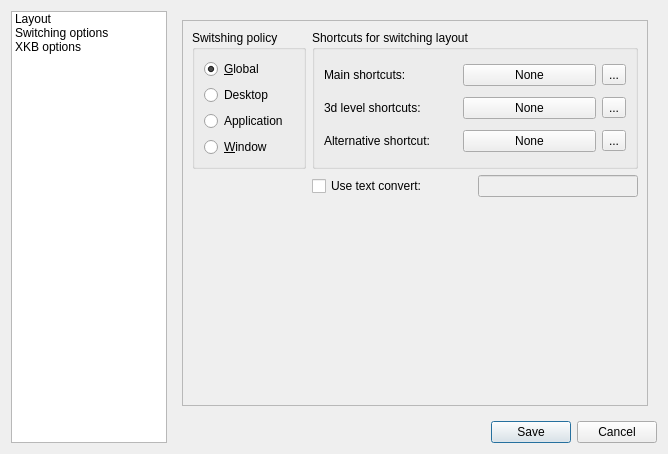
<?xml version="1.0" encoding="UTF-8"?>
<ui version="4.0">
 <class>Form</class>
 <widget class="QWidget" name="Form">
  <property name="geometry">
   <rect>
    <x>0</x>
    <y>0</y>
    <width>668</width>
    <height>454</height>
   </rect>
  </property>
  <property name="windowTitle">
   <string>Antico XKB</string>
  </property>
  <layout class="QHBoxLayout" name="horizontalLayout">
   <item>
    <widget class="QListWidget" name="listWidget">
     <property name="minimumSize">
      <size>
       <width>140</width>
       <height>0</height>
      </size>
     </property>
     <item>
      <property name="text">
       <string>Layout</string>
      </property>
     </item>
     <item>
      <property name="text">
       <string>Switching options</string>
      </property>
     </item>
     <item>
      <property name="text">
       <string>XKB options</string>
      </property>
     </item>
    </widget>
   </item>
   <item>
    <layout class="QVBoxLayout" name="verticalLayout_6">
     <item>
      <widget class="QStackedWidget" name="stackedWidget">
       <property name="currentIndex">
        <number>1</number>
       </property>
       <widget class="QWidget" name="page">
        <layout class="QVBoxLayout" name="verticalLayout">
         <item>
          <widget class="QGroupBox" name="groupBox_2">
           <property name="title">
            <string/>
           </property>
           <property name="checkable">
            <bool>false</bool>
           </property>
           <layout class="QHBoxLayout" name="horizontalLayout_2">
            <item>
             <widget class="QRadioButton" name="radioButton">
              <property name="toolTip">
               <string>Antico will configure layouts and start layout indicator</string>
              </property>
              <property name="text">
               <string>&amp;Enable keyboard layouts</string>
              </property>
             </widget>
            </item>
            <item>
             <widget class="QRadioButton" name="radioButton_2">
              <property name="toolTip">
               <string>Antico will start indicator but will use existing layout configuration</string>
              </property>
              <property name="text">
               <string>Indicator only</string>
              </property>
             </widget>
            </item>
            <item>
             <widget class="QRadioButton" name="radioButton_3">
              <property name="toolTip">
               <string>Antico will not configure or show keyboard layouts</string>
              </property>
              <property name="text">
               <string>Disable keyboard layouts</string>
              </property>
              <property name="checked">
               <bool>true</bool>
              </property>
             </widget>
            </item>
           </layout>
          </widget>
         </item>
         <item>
          <widget class="QGroupBox" name="grpIndicatorOptions">
           <property name="title">
            <string>Indicator Options</string>
           </property>
           <layout class="QHBoxLayout" name="_2">
            <property name="topMargin">
             <number>0</number>
            </property>
            <property name="bottomMargin">
             <number>0</number>
            </property>
            <item>
             <widget class="QCheckBox" name="chkShowFlag">
              <property name="whatsThis">
               <string>Shows country flag on background of layout name in tray icon</string>
              </property>
              <property name="text">
               <string>Show country flag</string>
              </property>
              <property name="checked">
               <bool>true</bool>
              </property>
             </widget>
            </item>
            <item>
             <widget class="QCheckBox" name="chkShowSingle">
              <property name="text">
               <string>Show indicator for single layout</string>
              </property>
             </widget>
            </item>
           </layout>
          </widget>
         </item>
         <item>
          <widget class="QGroupBox" name="grpLayouts">
           <property name="whatsThis">
            <string>&lt;h1&gt;Keyboard Layout&lt;/h1&gt; Here you can choose your keyboard layout and model. The 'model' refers to the type of keyboard that is connected to your computer, while the keyboard layout defines &quot;which key does what&quot; and may be different for different countries.</string>
           </property>
           <property name="title">
            <string/>
           </property>
           <layout class="QGridLayout" name="_3">
            <property name="topMargin">
             <number>0</number>
            </property>
            <property name="bottomMargin">
             <number>0</number>
            </property>
            <item row="0" column="0">
             <widget class="QLabel" name="label_4">
              <property name="sizePolicy">
               <sizepolicy hsizetype="Preferred" vsizetype="Preferred">
                <horstretch>1</horstretch>
                <verstretch>0</verstretch>
               </sizepolicy>
              </property>
              <property name="text">
               <string>Keyboard &amp;model:</string>
              </property>
              <property name="buddy">
               <cstring>comboModel</cstring>
              </property>
             </widget>
            </item>
            <item row="0" column="1">
             <widget class="QComboBox" name="comboModel">
              <property name="sizePolicy">
               <sizepolicy hsizetype="Expanding" vsizetype="Fixed">
                <horstretch>2</horstretch>
                <verstretch>0</verstretch>
               </sizepolicy>
              </property>
              <property name="whatsThis">
               <string>Here you can choose a keyboard model. This setting is independent of your keyboard layout and refers to the &quot;hardware&quot; model, i.e. the way your keyboard is manufactured. Modern keyboards that come with your computer usually have two extra keys and are referred to as &quot;104-key&quot; models, which is probably what you want if you do not know what kind of keyboard you have.
</string>
              </property>
             </widget>
            </item>
            <item row="1" column="0">
             <layout class="QHBoxLayout" name="_4">
              <item>
               <widget class="QLabel" name="textLabel1_4">
                <property name="sizePolicy">
                 <sizepolicy hsizetype="Preferred" vsizetype="Preferred">
                  <horstretch>1</horstretch>
                  <verstretch>0</verstretch>
                 </sizepolicy>
                </property>
                <property name="text">
                 <string>Available layouts:</string>
                </property>
                <property name="buddy">
                 <cstring>srcTableView</cstring>
                </property>
               </widget>
              </item>
              <item>
               <widget class="QToolButton" name="btnRemove">
                <property name="text">
                 <string>...</string>
                </property>
               </widget>
              </item>
             </layout>
            </item>
            <item row="1" column="1">
             <layout class="QHBoxLayout" name="_5">
              <property name="spacing">
               <number>0</number>
              </property>
              <item>
               <widget class="QToolButton" name="btnAdd">
                <property name="text">
                 <string>...</string>
                </property>
               </widget>
              </item>
              <item>
               <widget class="QLabel" name="textLabel1_4_2">
                <property name="sizePolicy">
                 <sizepolicy hsizetype="MinimumExpanding" vsizetype="Preferred">
                  <horstretch>3</horstretch>
                  <verstretch>0</verstretch>
                 </sizepolicy>
                </property>
                <property name="text">
                 <string>Active layouts:</string>
                </property>
                <property name="alignment">
                 <set>Qt::AlignCenter</set>
                </property>
                <property name="buddy">
                 <cstring>dstTableView</cstring>
                </property>
               </widget>
              </item>
             </layout>
            </item>
            <item row="2" column="0">
             <widget class="QTreeView" name="srcTableView">
              <property name="sizePolicy">
               <sizepolicy hsizetype="Expanding" vsizetype="Expanding">
                <horstretch>1</horstretch>
                <verstretch>0</verstretch>
               </sizepolicy>
              </property>
              <property name="selectionMode">
               <enum>QAbstractItemView::SingleSelection</enum>
              </property>
              <property name="selectionBehavior">
               <enum>QAbstractItemView::SelectRows</enum>
              </property>
             </widget>
            </item>
            <item row="2" column="1">
             <layout class="QHBoxLayout" name="_6">
              <property name="spacing">
               <number>0</number>
              </property>
              <item>
               <widget class="QTreeView" name="dstTableView">
                <property name="sizePolicy">
                 <sizepolicy hsizetype="Expanding" vsizetype="Expanding">
                  <horstretch>0</horstretch>
                  <verstretch>0</verstretch>
                 </sizepolicy>
                </property>
                <property name="selectionMode">
                 <enum>QAbstractItemView::SingleSelection</enum>
                </property>
                <property name="selectionBehavior">
                 <enum>QAbstractItemView::SelectRows</enum>
                </property>
                <property name="wordWrap">
                 <bool>false</bool>
                </property>
               </widget>
              </item>
              <item>
               <layout class="QVBoxLayout" name="_7">
                <item>
                 <widget class="QToolButton" name="btnUp">
                  <property name="text">
                   <string>...</string>
                  </property>
                 </widget>
                </item>
                <item>
                 <spacer>
                  <property name="orientation">
                   <enum>Qt::Vertical</enum>
                  </property>
                  <property name="sizeHint" stdset="0">
                   <size>
                    <width>20</width>
                    <height>40</height>
                   </size>
                  </property>
                 </spacer>
                </item>
                <item>
                 <widget class="QToolButton" name="btnDown">
                  <property name="text">
                   <string>...</string>
                  </property>
                 </widget>
                </item>
               </layout>
              </item>
             </layout>
            </item>
            <item row="3" column="0" colspan="2">
             <layout class="QHBoxLayout" name="_8">
              <item>
               <widget class="QLabel" name="textLabel1">
                <property name="text">
                 <string>Layout variant:</string>
                </property>
                <property name="buddy">
                 <cstring>comboVariant</cstring>
                </property>
               </widget>
              </item>
              <item>
               <widget class="QComboBox" name="comboVariant">
                <property name="sizePolicy">
                 <sizepolicy hsizetype="Expanding" vsizetype="Fixed">
                  <horstretch>0</horstretch>
                  <verstretch>0</verstretch>
                 </sizepolicy>
                </property>
                <property name="whatsThis">
                 <string>Here you can choose a variant of selected keyboard layout. Layout variants usually represent different key maps for the same language. For example, Ukrainian layout might have four variants: basic, winkeys (as in Windows), typewriter (as in typewriters) and phonetic (each Ukrainian letter is placed on a transliterated latin one).
</string>
                </property>
               </widget>
              </item>
              <item>
               <widget class="QLabel" name="textLabel1_6">
                <property name="text">
                 <string>Label:</string>
                </property>
                <property name="buddy">
                 <cstring>editDisplayName</cstring>
                </property>
               </widget>
              </item>
              <item>
               <widget class="QLineEdit" name="editDisplayName">
                <property name="maxLength">
                 <number>3</number>
                </property>
               </widget>
              </item>
             </layout>
            </item>
            <item row="4" column="0">
             <widget class="QLabel" name="textLabel1_3">
              <property name="sizePolicy">
               <sizepolicy hsizetype="Preferred" vsizetype="Preferred">
                <horstretch>1</horstretch>
                <verstretch>0</verstretch>
               </sizepolicy>
              </property>
              <property name="text">
               <string>Command:</string>
              </property>
              <property name="buddy">
               <cstring>editCmdLine</cstring>
              </property>
             </widget>
            </item>
            <item row="4" column="1">
             <widget class="QLineEdit" name="editCmdLine">
              <property name="sizePolicy">
               <sizepolicy hsizetype="Expanding" vsizetype="Fixed">
                <horstretch>2</horstretch>
                <verstretch>0</verstretch>
               </sizepolicy>
              </property>
              <property name="whatsThis">
               <string>This is the command which will be executed to initialize configured layouts.</string>
              </property>
              <property name="readOnly">
               <bool>true</bool>
              </property>
             </widget>
            </item>
           </layout>
          </widget>
         </item>
        </layout>
       </widget>
       <widget class="QWidget" name="page_2">
        <layout class="QVBoxLayout" name="verticalLayout_2">
         <item>
          <widget class="QFrame" name="optionsFrame">
           <property name="frameShape">
            <enum>QFrame::StyledPanel</enum>
           </property>
           <property name="frameShadow">
            <enum>QFrame::Raised</enum>
           </property>
           <property name="lineWidth">
            <number>0</number>
           </property>
           <layout class="QGridLayout" name="_9">
            <item row="0" column="1">
             <widget class="QGroupBox" name="groupBox">
              <property name="title">
               <string>Shortcuts for switching layout</string>
              </property>
              <layout class="QGridLayout" name="_11">
               <item row="0" column="0">
                <widget class="QLabel" name="label">
                 <property name="text">
                  <string>Main shortcuts:</string>
                 </property>
                 <property name="buddy">
                  <cstring>btnXkbShortcut</cstring>
                 </property>
                </widget>
               </item>
               <item row="0" column="1">
                <widget class="QPushButton" name="btnXkbShortcut">
                 <property name="whatsThis">
                  <string>This is a shortcut for switching layouts which is handled by X.org. It allows modifier-only shortcuts.</string>
                 </property>
                 <property name="text">
                  <string>None</string>
                 </property>
                </widget>
               </item>
               <item row="0" column="2">
                <widget class="QToolButton" name="xkbClearButton">
                 <property name="text">
                  <string>...</string>
                 </property>
                </widget>
               </item>
               <item row="1" column="0">
                <widget class="QLabel" name="label_3">
                 <property name="text">
                  <string>3d level shortcuts:</string>
                 </property>
                 <property name="buddy">
                  <cstring>btnXkbShortcut3d</cstring>
                 </property>
                </widget>
               </item>
               <item row="1" column="1">
                <widget class="QPushButton" name="btnXkbShortcut3d">
                 <property name="whatsThis">
                  <string>This is a shortcut for switching to a third level of the active layout (if it has one) which is handled by X.org. It allows modifier-only shortcuts.</string>
                 </property>
                 <property name="text">
                  <string>None</string>
                 </property>
                </widget>
               </item>
               <item row="1" column="2">
                <widget class="QToolButton" name="xkb3dClearButton">
                 <property name="text">
                  <string>...</string>
                 </property>
                </widget>
               </item>
               <item row="2" column="0">
                <widget class="QLabel" name="label_2">
                 <property name="text">
                  <string>Alternative shortcut:</string>
                 </property>
                </widget>
               </item>
               <item row="2" column="1">
                <widget class="QPushButton" name="btnXkbShortcutAlt">
                 <property name="text">
                  <string>None</string>
                 </property>
                </widget>
               </item>
               <item row="2" column="2">
                <widget class="QToolButton" name="xkbAltClearButton">
                 <property name="text">
                  <string>...</string>
                 </property>
                </widget>
               </item>
              </layout>
             </widget>
            </item>
            <item row="0" column="0">
             <widget class="QGroupBox" name="groupBox_3">
              <property name="enabled">
               <bool>true</bool>
              </property>
              <property name="title">
               <string>Switshing policy</string>
              </property>
              <layout class="QVBoxLayout" name="verticalLayout_4">
               <item>
                <widget class="QRadioButton" name="rdBtnSwitchGlobal">
                 <property name="text">
                  <string>&amp;Global</string>
                 </property>
                 <property name="checked">
                  <bool>true</bool>
                 </property>
                </widget>
               </item>
               <item>
                <widget class="QRadioButton" name="rdBtnSwitchPerDesktop">
                 <property name="text">
                  <string>Desktop</string>
                 </property>
                </widget>
               </item>
               <item>
                <widget class="QRadioButton" name="rdBtnSwitchPerApp">
                 <property name="text">
                  <string>Application</string>
                 </property>
                </widget>
               </item>
               <item>
                <widget class="QRadioButton" name="rdBtnSwitchPerWin">
                 <property name="text">
                  <string>&amp;Window</string>
                 </property>
                </widget>
               </item>
              </layout>
              <zorder>rdBtnSwitchGlobal</zorder>
              <zorder>rdBtnSwitchPerApp</zorder>
              <zorder>rdBtnSwitchPerDesktop</zorder>
              <zorder>rdBtnSwitchPerWin</zorder>
             </widget>
            </item>
            <item row="3" column="0">
             <spacer>
              <property name="orientation">
               <enum>Qt::Vertical</enum>
              </property>
              <property name="sizeHint" stdset="0">
               <size>
                <width>20</width>
                <height>40</height>
               </size>
              </property>
             </spacer>
            </item>
            <item row="1" column="1" rowspan="2">
             <layout class="QHBoxLayout" name="horizontalLayout_3">
              <item>
               <widget class="QCheckBox" name="useConvert">
                <property name="sizePolicy">
                 <sizepolicy hsizetype="Expanding" vsizetype="Fixed">
                  <horstretch>0</horstretch>
                  <verstretch>0</verstretch>
                 </sizepolicy>
                </property>
                <property name="text">
                 <string>Use text convert:</string>
                </property>
               </widget>
              </item>
              <item>
               <widget class="QLineEdit" name="btConvert">
                <property name="enabled">
                 <bool>false</bool>
                </property>
                <property name="maximumSize">
                 <size>
                  <width>16777215</width>
                  <height>16777215</height>
                 </size>
                </property>
                <property name="readOnly">
                 <bool>true</bool>
                </property>
               </widget>
              </item>
             </layout>
            </item>
           </layout>
          </widget>
         </item>
        </layout>
       </widget>
       <widget class="QWidget" name="page_3">
        <layout class="QVBoxLayout" name="verticalLayout_3">
         <item>
          <widget class="QGroupBox" name="groupBox3_2">
           <property name="whatsThis">
            <string>Here you can set xkb extension options instead of, or in addition to, specifying them in the X11 configuration file.</string>
           </property>
           <property name="title">
            <string>Xkb Options</string>
           </property>
           <layout class="QGridLayout" name="_12">
            <item row="0" column="0" colspan="2">
             <widget class="QCheckBox" name="checkResetOld">
              <property name="text">
               <string>&amp;Reset old options</string>
              </property>
              <property name="checked">
               <bool>true</bool>
              </property>
             </widget>
            </item>
            <item row="2" column="0" colspan="2">
             <widget class="QTreeView" name="xkbOptionsTreeView">
              <property name="selectionMode">
               <enum>QAbstractItemView::NoSelection</enum>
              </property>
             </widget>
            </item>
            <item row="3" column="0">
             <widget class="QLabel" name="textLabel1_3_2">
              <property name="text">
               <string>Command:</string>
              </property>
             </widget>
            </item>
            <item row="3" column="1">
             <widget class="QLineEdit" name="editCmdLineOpt">
              <property name="whatsThis">
               <string>This is the command which will be executed to initialize configured options.</string>
              </property>
              <property name="readOnly">
               <bool>true</bool>
              </property>
             </widget>
            </item>
           </layout>
          </widget>
         </item>
        </layout>
       </widget>
      </widget>
     </item>
     <item>
      <widget class="QDialogButtonBox" name="buttonBox">
       <property name="standardButtons">
        <set>QDialogButtonBox::Cancel|QDialogButtonBox::Save</set>
       </property>
       <property name="centerButtons">
        <bool>false</bool>
       </property>
      </widget>
     </item>
    </layout>
   </item>
  </layout>
 </widget>
 <resources/>
 <connections>
  <connection>
   <sender>listWidget</sender>
   <signal>currentRowChanged(int)</signal>
   <receiver>stackedWidget</receiver>
   <slot>setCurrentIndex(int)</slot>
   <hints>
    <hint type="sourcelabel">
     <x>143</x>
     <y>34</y>
    </hint>
    <hint type="destinationlabel">
     <x>617</x>
     <y>43</y>
    </hint>
   </hints>
  </connection>
  <connection>
   <sender>useConvert</sender>
   <signal>clicked(bool)</signal>
   <receiver>btConvert</receiver>
   <slot>setEnabled(bool)</slot>
   <hints>
    <hint type="sourcelabel">
     <x>318</x>
     <y>178</y>
    </hint>
    <hint type="destinationlabel">
     <x>517</x>
     <y>187</y>
    </hint>
   </hints>
  </connection>
 </connections>
</ui>
